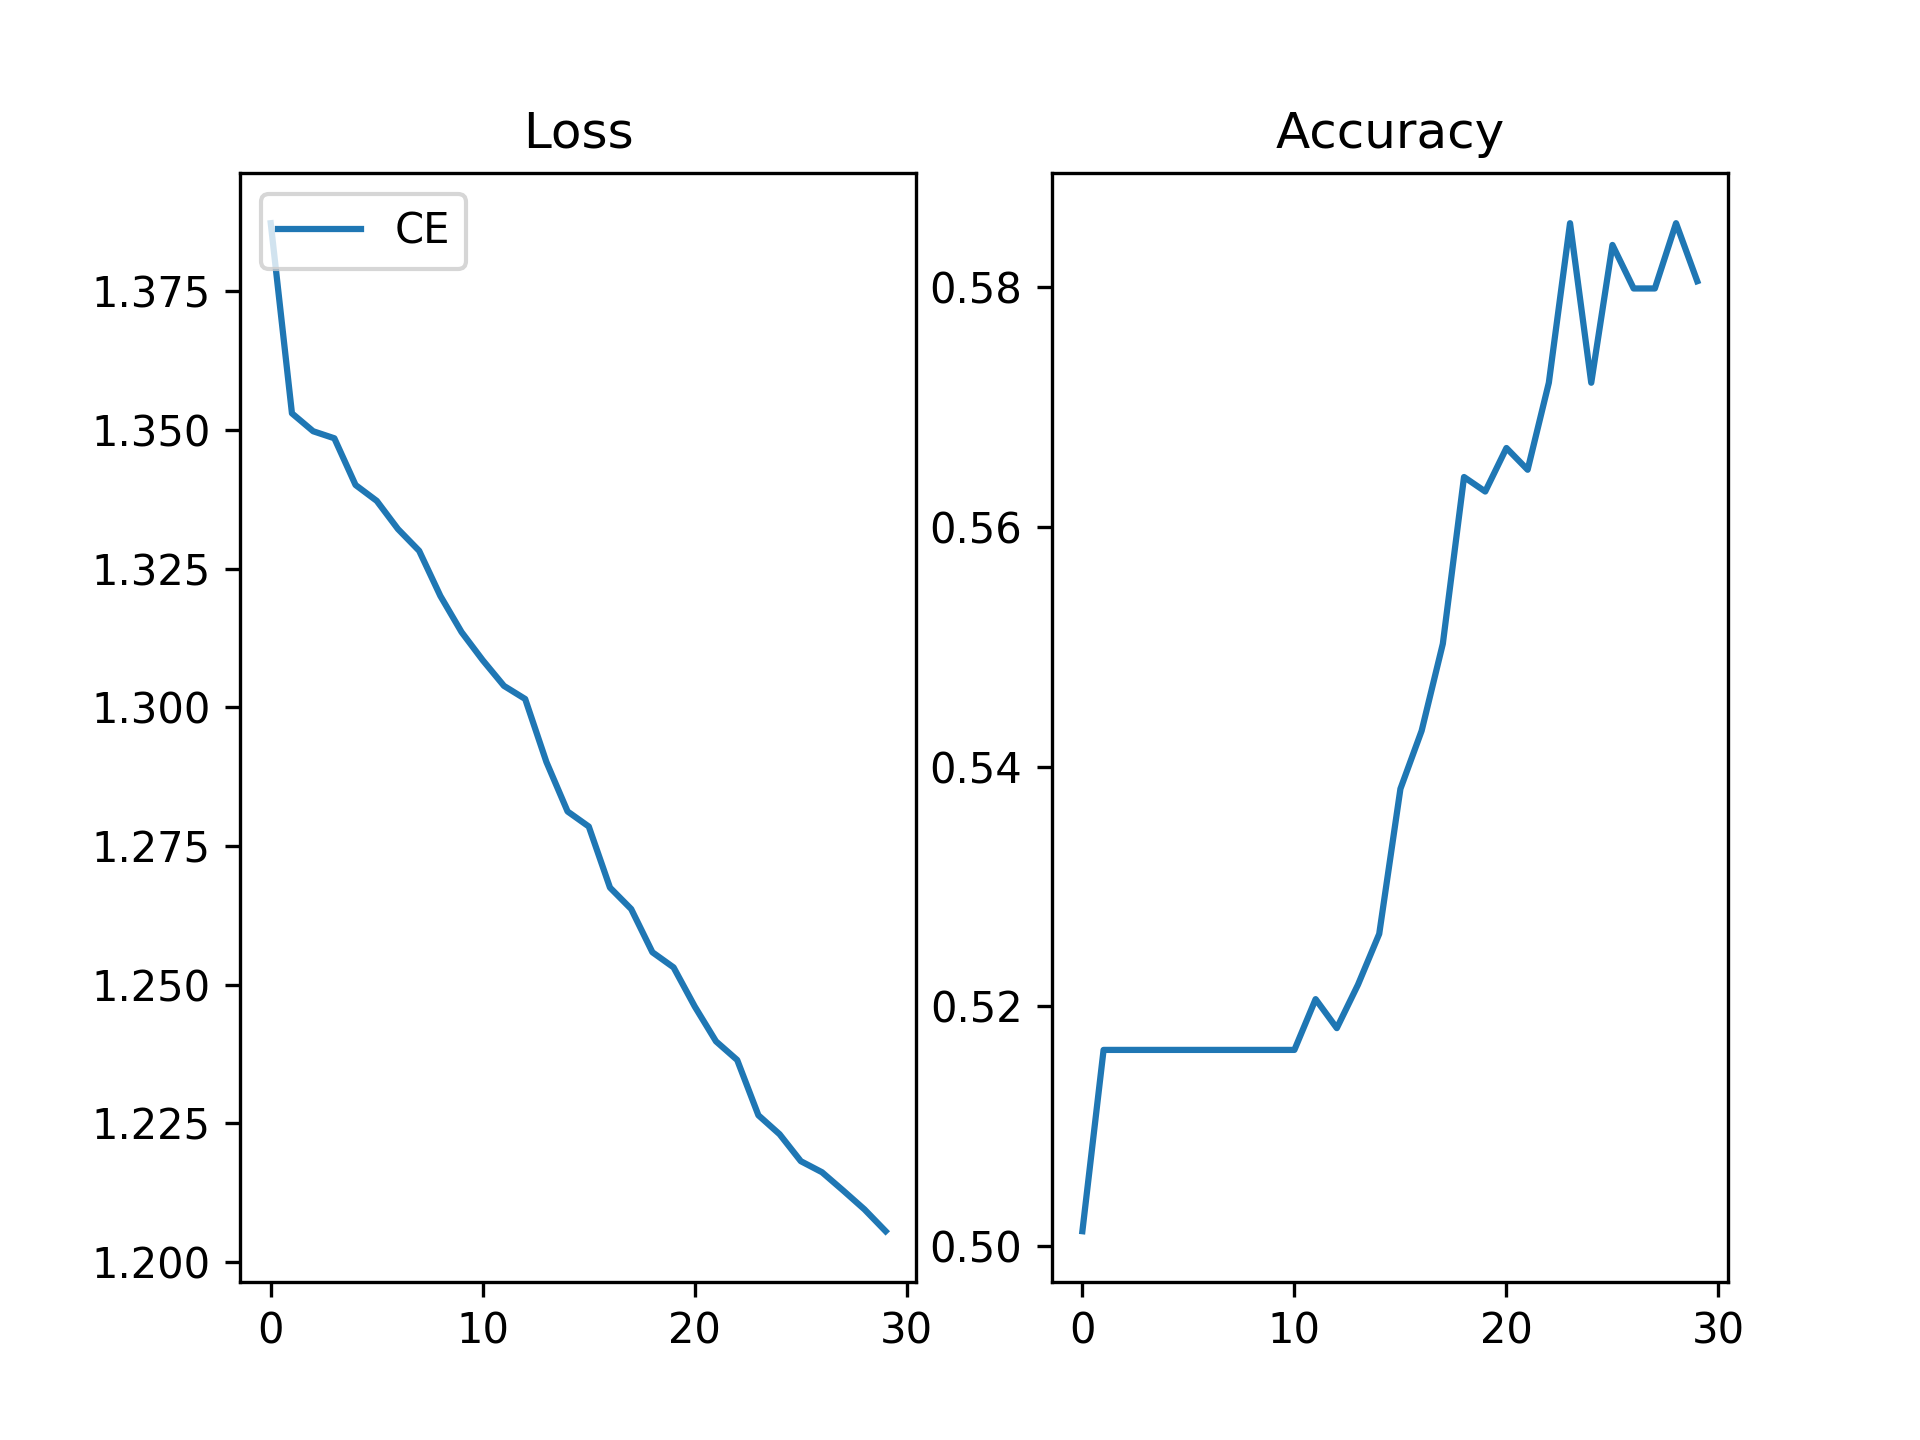

This figure's Python source:
#coding=utf-8
''' Import theano and numpy '''
import theano
import numpy as np
execfile('00_readingInput.py')
# python3
# exec(open('00_readingInput.py').read())

''' Import keras to build a DL model '''
from keras.models import Sequential
from keras.layers.core import Dense, Dropout, Activation

# print 'Building a model whose loss function is categorical_crossentropy'
''' For categorical_crossentropy '''
model_ce = Sequential()
model_ce.add(Dense(128, input_dim=200))
model_ce.add(Activation('sigmoid'))
model_ce.add(Dense(256))
model_ce.add(Activation('sigmoid'))
model_ce.add(Dense(5))
model_ce.add(Activation('softmax'))

''' Set up the optimizer '''
from keras.optimizers import SGD, Adam, RMSprop, Adagrad
sgd = SGD(lr=0.01,momentum=0.0,decay=0.0,nesterov=False)

''' Compile model with specified loss and optimizer '''
model_ce.compile(loss='categorical_crossentropy',
				optimizer=sgd,
				metrics=['accuracy'])

''' set the size of mini-batch and number of epochs'''
batch_size = 16
nb_epoch = 30

'''Fit models and use validation_split=0.1 '''
history_ce = model_ce.fit(X_train, Y_train,
							batch_size=batch_size,
							nb_epoch=nb_epoch,
							verbose=0,
							shuffle=True,
                    		validation_split=0.1)

'''Access the loss and accuracy in every epoch'''
loss_ce	= history_ce.history.get('loss')
acc_ce 	= history_ce.history.get('acc')

''' Visualize the loss and accuracy of both models'''
import matplotlib.pyplot as plt
plt.figure(0)
plt.subplot(121)
plt.plot(range(len(loss_ce)), loss_ce,label='CE')
plt.title('Loss')
plt.legend(loc='upper left')
plt.subplot(122)
plt.plot(range(len(acc_ce)), acc_ce,label='CE')
plt.title('Accuracy')
plt.savefig('00_firstModel.png',dpi=300,format='png')
plt.close()
# print 'Result saved into 00_lossFuncSelection.png'
